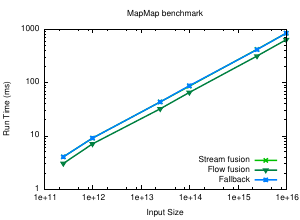

Reproduce this figure in gnuplot.

set title "MapMap benchmark"

set terminal pdf size 3,2.2
set output "data/mapmap/graph.pdf"

set key on
set key bottom

set xlabel "Input Size"
set logscale x
# set xrange [10000:100000000]
# set xtics  ("10^4" 10000, "10^5" 100000, "10^6" 1000000, "10^7" 10000000, "10^8" 100000000)

set ylabel "Run Time (ms)"
set logscale y


plot    'data/mapmap/graph.dat' using ($1*$1):($2)             \
                title "Stream fusion"     ls 2  lw 4 with linespoints, \
        'data/mapmap/graph.dat' using ($1*$1):($3)             \
                title "Flow fusion"  ls 10  lw 4 with linespoints, \
        'data/mapmap/graph.dat' using ($1*$1):($4)             \
                title "Fallback"        ls 3  lw 4 with linespoints, \
